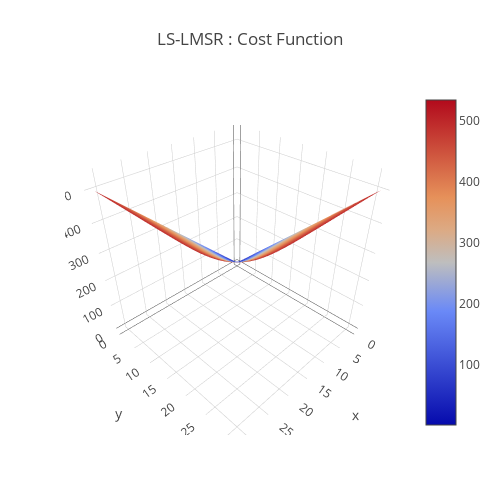

The cell this chart's notebook holds for it:
### Code cell
a = 0.05
data = [
    go.Surface(
        z=cost_function(x,y,a)
    )
]
layout = go.Layout(
    title='LS-LMSR : Cost Function',
    autosize=False,
    width=500,
    height=500,
    margin=dict(
        l=65,
        r=50,
        b=65,
        t=90
    )
)
fig = go.Figure(data=data, layout=layout)
URL = plotly.offline.iplot(fig, filename='Costfunction-3d-surface.html')

### Figure 1 — Plotly figure (JSON) as saved in the notebook; plotly's stock layout.template omitted (floating-point values rounded to 4 significant figures; data arrays with more than 128 entries replaced by an {"elided": "..."} marker saying what was removed)
{"data": [{"type": "surface", "uid": "8e07baa5-e9e7-473b-b838-f1b35ede5414", "z": {"elided": "32x32 float values"}}], "layout": {"autosize": false, "height": 500, "margin": {"b": 65, "l": 65, "r": 50, "t": 90}, "title": {"text": "LS-LMSR : Cost Function"}, "width": 500}}
